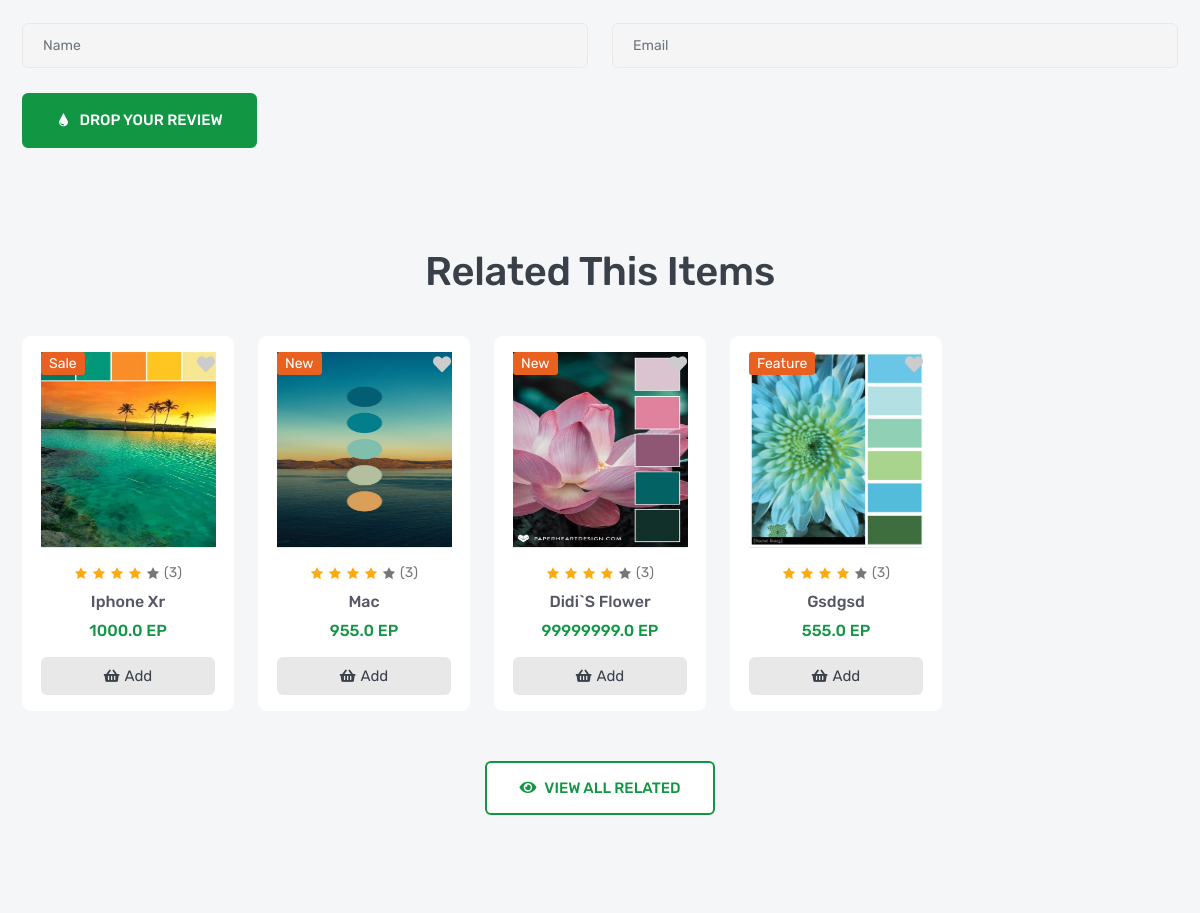
The page /products/1 (middle part) on the database as committed earlier.
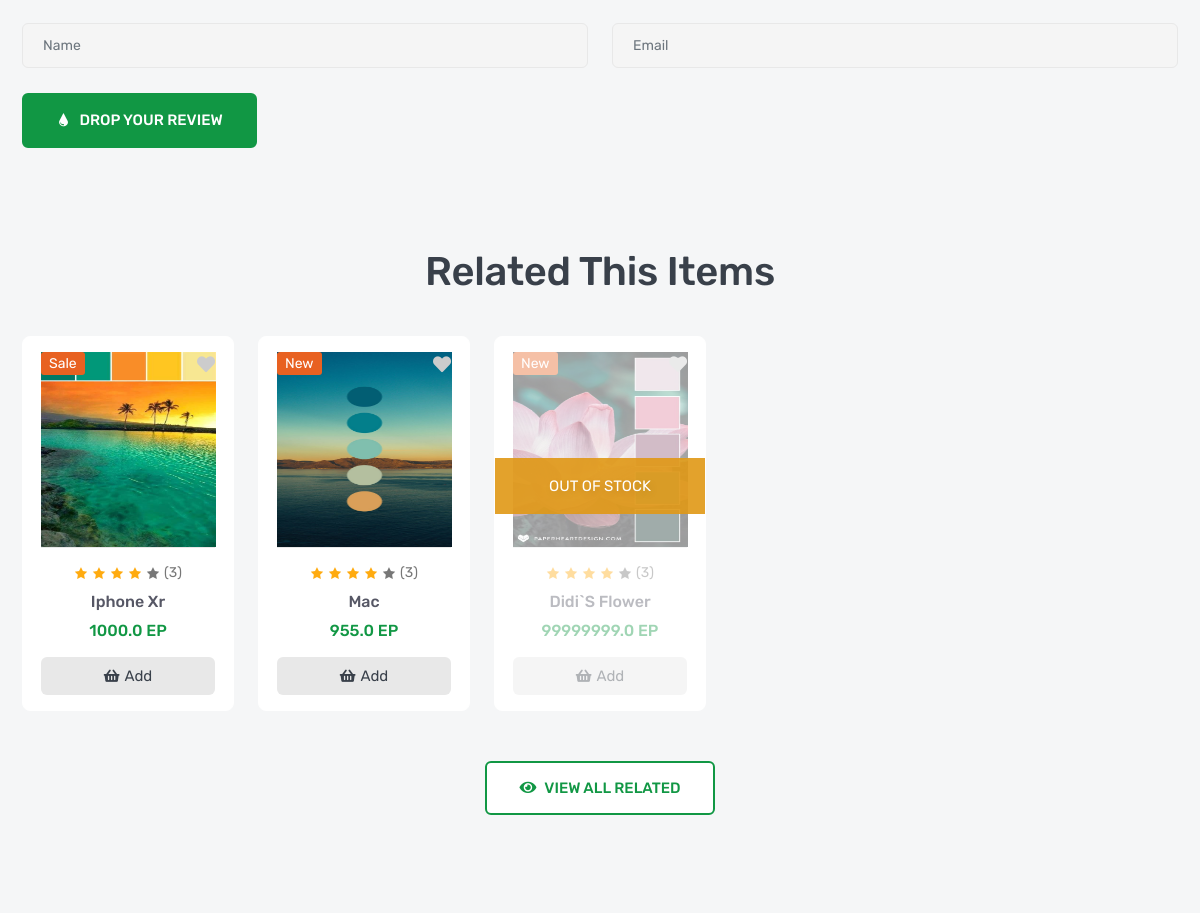
The same page on the database as committed later.
### product/models.py (models this page shows, shortened)
class Product(models.Model):
    name = models.CharField(_('Name'),max_length=120)
    flag = models.CharField(_('Flag'),max_length=10,choices=FLAG_TYPES)
    image = models.ImageField(_('Image'),upload_to='products')
    price = models.FloatField(_('Price'))
    sku = models.CharField(_('SKU'),max_length=12)
    subtitle = models.CharField(_('Subtitle'),max_length=300)
    description = models.TextField(_('Description'),max_length=40000)
    quantity = models.IntegerField(_('Quantity'))
    brand = models.ForeignKey('Brand',verbose_name=_('Brand'),related_name='product_brand',on_delete=models.SET_NULL,null=True)
    tags = TaggableManager()

### product/views.py (the view)
# urls.py: path('<int:pk>',ProductDetail.as_view()),
class ProductDetail(DetailView):
    model = Product
    def get_context_data(self, **kwargs):
        context = super().get_context_data(**kwargs)
        context["reviews"] = Review.objects.filter(product=self.get_object())
        context["related_products"] = Product.objects.filter(brand=self.get_object().brand)
        return context

### product/models.py (called while the page is built)
    def __str__(self):
        return self.name

### product/templates/product/product_detail.html (shortened to what the changed rows need)
{% extends "base.html" %}
{% load static %}
{% block body %}
        <section class="inner-section">
            <div class="container">
                <div class="row">
                    <div class="col">
                        <div class="section-heading">
                            <h2>related this items</h2>
                        </div>
                    </div>
                </div>
                <div class="row row-cols-2 row-cols-md-3 row-cols-lg-4 row-cols-xl-5">
                {% for item in related_products %}
                    <div class="col">
                        <div class="product-card {% if item.quantity == 0 %}product-disable{% else %}product{% endif %}">
                            <div class="product-media">
                                <div class="product-label">
                                    <label class="label-text sale">{{item.flag}}</label>
                                </div>
                                <button class="product-wish wish">
                                    <i class="fas fa-heart"></i>
                                </button>
                                <a class="product-image" href="product-video.html">
                                    <img src="{{item.image.url}}" style="width:175px; height:195px" alt="product">
                                </a>
                            </div>
                            <div class="product-content">
                                <div class="product-rating">
                                    <i class="active icofont-star"></i>
                                    <i class="active icofont-star"></i>
                                    <i class="active icofont-star"></i>
                                    <i class="active icofont-star"></i>
                                    <i class="icofont-star"></i>
                                    <a href="product-video.html">(3)</a>
                                </div>
                                <h6 class="product-name">
                                    <a href="product-video.html">{{item.name}}</a>
                                </h6>
                                <h6 class="product-price">
                                    <span>{{item.price}} EP</span>
                                </h6>
                                <button class="product-add" title="Add to Cart">
                                    <i class="fas fa-shopping-basket"></i>
                                    <span>add</span>
                                </button>
                            </div>
                        </div>
                    </div>
                {% endfor %}
                </div>
            </div>
        </section>
{% endblock body %}

Rows that differ between the two databases and show on the page:
no longer on this page (row edited): Product: flag "Feature", image (picture), name "Gsdgsd", price "555.0"
changed Product "Didi`s Flower": quantity 1 → 0 (drawn)
